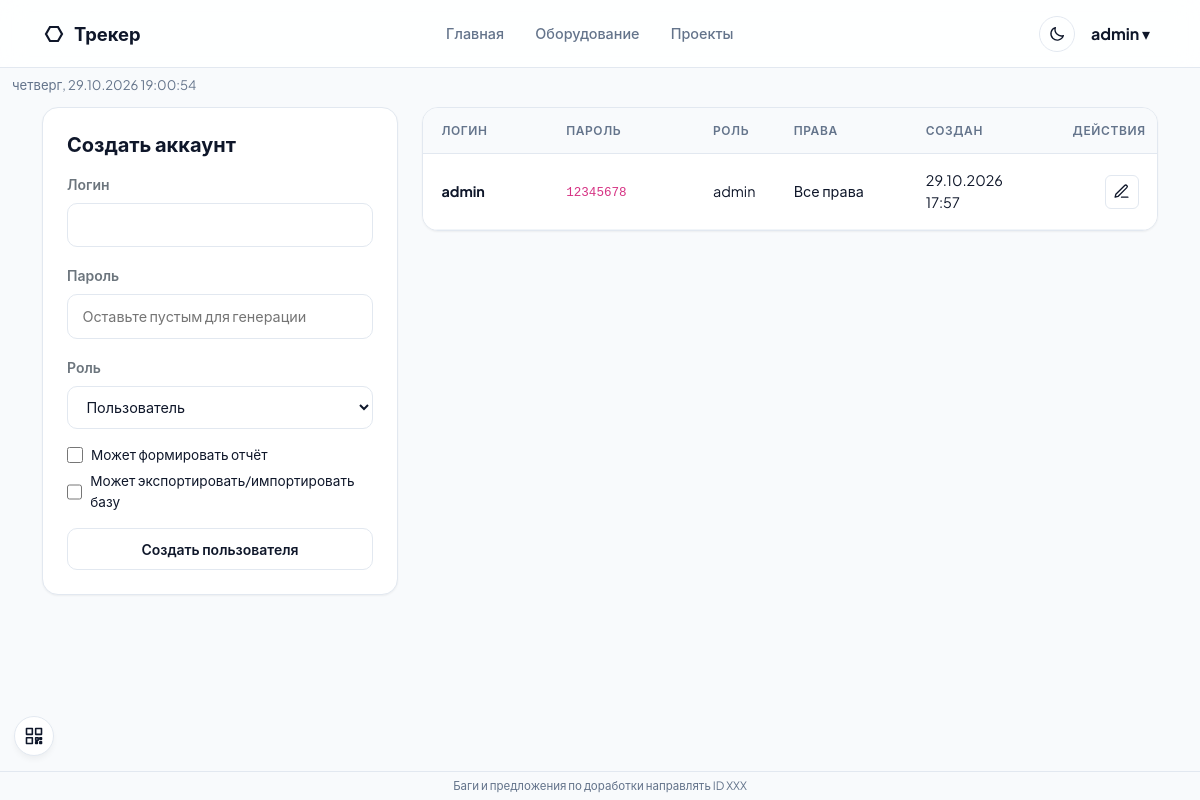
Page /admin/users (signed in) on the committed database.
### app/models.py (models this page shows, shortened)
class User(UserMixin, db.Model):
    __tablename__ = 'users'
    id = db.Column(db.Integer, primary_key=True)
    username = db.Column(db.String(64), unique=True, nullable=False)
    password_hash = db.Column(db.String(256), nullable=False)
    password_plain = db.Column(db.String(256))
    must_change_password = db.Column(db.Boolean, default=False, nullable=False)
    role = db.Column(db.String(20), default='user')
    can_report = db.Column(db.Boolean, default=False)
    can_data = db.Column(db.Boolean, default=False)
    created_at = db.Column(db.DateTime, default=datetime.utcnow)
    equipments = db.relationship('Equipment', backref='owner', lazy='dynamic')
    projects = db.relationship('Project', backref='owner', lazy='dynamic')
    employees = db.relationship('Employee', backref='owner', lazy='dynamic')
    operations = db.relationship('Operation', backref='owner', lazy='dynamic')
    @property
    def is_admin(self):
        return self.role == 'admin'
    @property
    def can_use_report(self):
        return self.is_admin or bool(self.can_report)
    @property
    def can_use_data(self):
        return self.is_admin or bool(self.can_data)

### app/routes/admin.py (the view, shortened to what this page needs)
@admin_bp.route('/users', methods=['GET', 'POST'])
def manage_users():
    generated_password = None
    users = User.query.all()
    return render_template('admin/users.html', users=users, generated_password=generated_password)

### app/routes/admin.py (called while the page is built)
@admin_bp.before_request
@login_required
def check_admin():
    if not current_user.is_admin:
        flash('Доступ только для администратора.', 'danger')
        return redirect(url_for('main.index'))

### app/routes/main.py (called while the page is built)
def connect_url():
    host = request.host
    name, _, port = host.partition(':') if not host.startswith('[') else (host, '', '')
    if name in ('localhost', '127.0.0.1', '0.0.0.0', ''):
        host = _lan_ip() + (':' + port if port else '')
    return f'{request.scheme}://{host}'

### templates/admin/users.html (shortened to what this page needs)
{% extends 'base.html' %}
{% import '_icons.html' as icons %}
{% block content %}
<div class="row g-4"><div class="col-md-4"><div class="card-custom"><h5 class="fw-bold mb-3">Создать аккаунт</h5>
<form method="POST"><label class="form-label small fw-semibold text-secondary">Логин</label><input name="username" class="form-control-custom mb-3" required>
<label class="form-label small fw-semibold text-secondary">Пароль</label><input name="password" class="form-control-custom mb-3" placeholder="Оставьте пустым для генерации">
<label class="form-label small fw-semibold text-secondary">Роль</label><select name="role" class="form-select-custom mb-3"><option value="user">Пользователь</option><option value="admin">Администратор</option></select>
<label class="perm-check"><input type="checkbox" name="can_report"> Может формировать отчёт</label>
<label class="perm-check mb-3"><input type="checkbox" name="can_data"> Может экспортировать/импортировать базу</label>
<button class="btn-primary-custom w-100 justify-content-center">Создать пользователя</button></form></div></div>
<div class="col-md-8"><div class="card-custom p-0 overflow-hidden"><div class="table-scroll"><table class="table-fixed table-custom admin-users-table"><thead><tr><th style="width:17%">Логин</th><th style="width:20%">Пароль</th><th style="width:11%">Роль</th><th style="width:18%">Права</th><th style="width:20%">Создан</th><th class="col-actions" style="width:14%;min-width:120px">Действия</th></tr></thead><tbody>
{% for u in users %}<tr><td><strong>{{ u.username }}</strong></td><td><code>{{ u.password_plain or 'Не сохранен' }}</code></td><td>{{ u.role }}</td><td class="small">{% if u.is_admin %}Все права{% else %}{% if u.can_report %}Отчёт{% endif %}{% if u.can_report and u.can_data %}, {% endif %}{% if u.can_data %}Экспорт/импорт{% endif %}{% if not u.can_report and not u.can_data %}—{% endif %}{% endif %}</td><td>{{ u.created_at.strftime('%d.%m.%Y %H:%M') }}</td><td class="col-actions"><div class="icon-actions"><button type="button" class="icon-btn" title="Изменить" data-bs-toggle="modal" data-bs-target="#editUser{{ u.id }}">{{ icons.pencil() }}</button></div></td></tr>
{% endfor %}
</tbody></table></div></div></div></div>
{% endblock %}

### templates/base.html (shortened to what this page needs)
<!DOCTYPE html>
<html lang="ru">
<head>
<link href="https://cdn.jsdelivr.net/npm/bootstrap@5.3.0/dist/css/bootstrap.min.css" rel="stylesheet">
<link rel="stylesheet" href="{{ url_for('static', filename='css/style.css') }}">
</head>
<body>
{% if current_user.is_authenticated %}
<nav class="navbar-custom mb-0"><div class="container d-flex align-items-center justify-content-between">
<a class="navbar-brand-custom text-decoration-none" href="{{ url_for('main.index') }}">
<svg class="brand-icon" width="24" height="24" viewBox="0 0 24 24" fill="none" stroke="currentColor" stroke-width="2.2" aria-hidden="true"><polygon points="20,12 16,19 8,19 4,12 8,5 16,5"></polygon></svg>
<span>Трекер</span></a>
<div class="d-flex gap-1 align-items-center">
<a class="nav-link-custom text-decoration-none" href="{{ url_for('main.index') }}">Главная</a>
<a class="nav-link-custom text-decoration-none" href="{{ url_for('equipment.list_equipment') }}">Оборудование</a>
<a class="nav-link-custom text-decoration-none" href="{{ url_for('directory.projects') }}">Проекты</a>
</div>
<div class="d-flex align-items-center gap-2">
<button type="button" id="themeToggle" class="theme-toggle" aria-label="Темная тема" title="Темная тема"></button>
<div class="user-menu-wrap">
<button type="button" class="user-menu-trigger" aria-expanded="false"><strong>{{ current_user.username }}</strong> ▾</button>
</div>
</div></div></nav>
<div class="qr-widget" id="qrWidget">
  <button type="button" class="qr-toggle" title="Подключиться с телефона" aria-label="QR для подключения"><svg viewBox="0 0 24 24"><rect x="3" y="3" width="7" height="7"/><rect x="14" y="3" width="7" height="7"/><rect x="3" y="14" width="7" height="7"/><path d="M14 14h3v3h-3zM19 14h2v2h-2zM14 19h2v2h-2zM19 19h2v2h-2z"/></svg></button>
</div>
{% endif %}
<div id="appClock" class="app-clock-global" aria-live="polite"></div>
<div class="container py-2">
{% block content %}{% endblock %}
</div>
<div class="app-footer">Баги и предложения по доработки направлять ID XXX</div>
</body></html>

### templates/_icons.html (shortened to what this page needs)
{% macro pencil() %}<svg viewBox="0 0 24 24" aria-hidden="true"><path d="M12 20h9"/><path d="M16.5 3.5a2.12 2.12 0 0 1 3 3L7 19l-4 1 1-4Z"/></svg>{% endmacro %}

### rows in the picture
User: username "admin", password_plain "12345678", role "admin", shows "Все права", created_at "29.10.2026 17:57"
